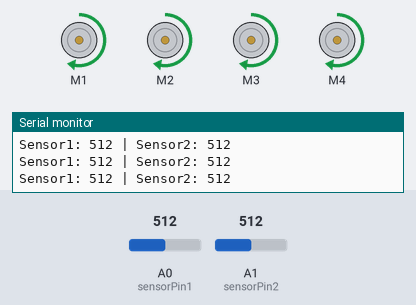
Simulated run of this sketch. Board: Arduino Uno, built with avr-gcc and run on an emulated ATmega328P. On the bench: 4 × DC motor (green arrow = forward, orange = backward, longer = faster), the last lines printed to the serial monitor. Inputs (shaded band) come from the test bench; at power-on: A0 (sensorPin1) = 512, A1 (sensorPin2) = 512.

Above: at 1.5 s.
1.6 s: A0 (sensorPin1) set to 314
3.1 s: A0 (sensorPin1) set to 292
At 3.82 s:
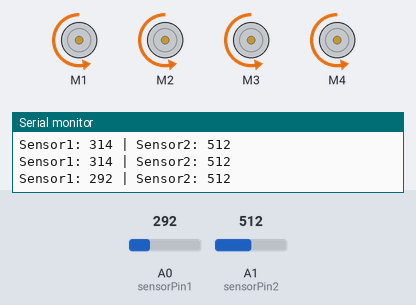
At 4.32 s:
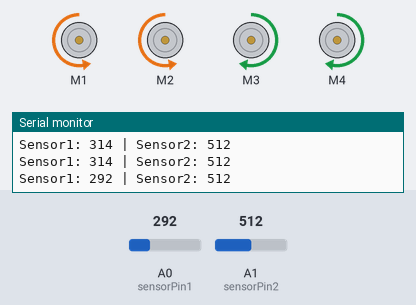
6.1 s: A0 (sensorPin1) set to 306
7.9 s: A1 (sensorPin2) set to 984
10.9 s: A1 (sensorPin2) set to 1015
Timing chart, 0 to 13.9 s (numbered marks = the images above; inputs shaded):
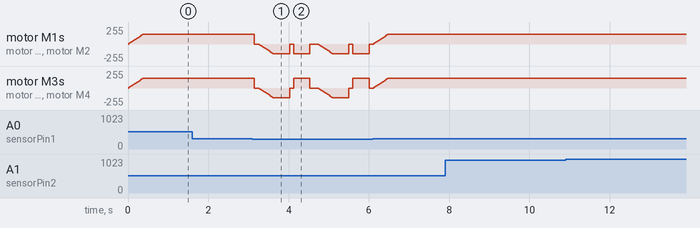

Measured:
- the behaviour switches between 301 and 300 on A0 (sensorPin1) (found by bisection; images 0 and 1)

The sketch:

obstacle_avoidance.ino
```cpp
#include <AFMotor.h>  // Motor shield library
#include <Servo.h>    // Servo motor library (still included, but we won't use it)
#include <NewPing.h>  // Ultrasonic library (still included, but we won't use it)

const int sensorPin1 = A0;  // First IR sensor (TCRT5000)
const int sensorPin2 = A1;  // Second IR sensor (TCRT5000)

const int Max_Speed = 150;

AF_DCMotor motor1(1, MOTOR12_1KHZ);
AF_DCMotor motor2(2, MOTOR12_1KHZ);
AF_DCMotor motor3(3, MOTOR34_1KHZ);
AF_DCMotor motor4(4, MOTOR34_1KHZ);

int sensorValue1 = 0;
int sensorValue2 = 0;
int speedSet = 0;
boolean goesForward = false;

void setup() {
  Serial.begin(9600);

  pinMode(sensorPin1, INPUT);
  pinMode(sensorPin2, INPUT);

  moveForward();  // Start by moving forward
}

void loop() {
  sensorValue1 = analogRead(sensorPin1);
  sensorValue2 = analogRead(sensorPin2);

  Serial.print("Sensor1: ");
  Serial.print(sensorValue1);
  Serial.print(" | Sensor2: ");
  Serial.println(sensorValue2);

  int threshold = 300;  // Adjust based on your surface

  if (sensorValue1 > threshold && sensorValue2 > threshold) {
    moveForward();
  } else {
    moveStop();
    delay(100);
    moveBackward();
    delay(400);
    moveStop();
    delay(100);
    turnLeft();
    moveStop();
    delay(100);
  }
}

void moveStop() {
  motor1.run(RELEASE);
  motor2.run(RELEASE);
  motor3.run(RELEASE);
  motor4.run(RELEASE);
}

void moveForward() {
  if (!goesForward) {
    goesForward = true;
    motor1.run(FORWARD);
    motor2.run(FORWARD);
    motor3.run(FORWARD);
    motor4.run(FORWARD);

    for (speedSet = 0; speedSet < Max_Speed; speedSet += 2) {
      motor1.setSpeed(speedSet);
      motor2.setSpeed(speedSet);
      motor3.setSpeed(speedSet);
      motor4.setSpeed(speedSet);
      delay(5);
    }
  }
}

void moveBackward() {
  goesForward = false;
  motor1.run(BACKWARD);
  motor2.run(BACKWARD);
  motor3.run(BACKWARD);
  motor4.run(BACKWARD);

  for (speedSet = 0; speedSet < Max_Speed; speedSet += 2) {
    motor1.setSpeed(speedSet);
    motor2.setSpeed(speedSet);
    motor3.setSpeed(speedSet);
    motor4.setSpeed(speedSet);
    delay(5);
  }
}

void turnLeft() {
  motor1.run(BACKWARD);
  motor2.run(BACKWARD);
  motor3.run(FORWARD);
  motor4.run(FORWARD);
  delay(400);  // Turn time (adjust as needed)

  motor1.run(FORWARD);
  motor2.run(FORWARD);
  motor3.run(FORWARD);
  motor4.run(FORWARD);
}
```
